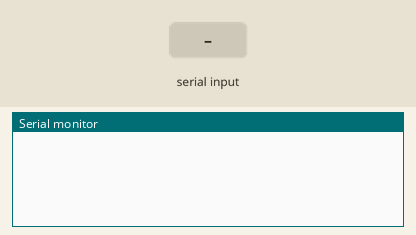
Recording of a sketch running on a simulated Arduino Uno, built with avr-gcc and run on an emulated ATmega328P. Shown: the last lines printed to the serial monitor. The inputs (shaded band) are chosen by the test bench.

Above: at 1.2 s.
1.3 s: "90,45\n" received over Serial
At 2.5 s:
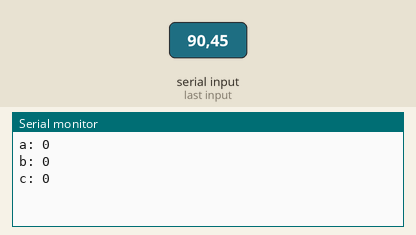
2.8 s: "a90\n" received over Serial
At 3.9 s:
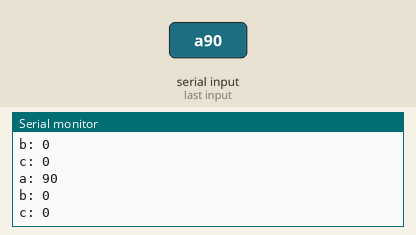

The sketch:

serialProtocol_char.ino
```cpp
uint8_t inByte;
uint8_t index;
uint16_t inVal;
uint16_t aVal;
uint16_t bVal;
uint16_t cVal;

void setup() {
  // put your setup code here, to run once:

  Serial.begin(9600);

}

void loop() {
 readCommand();
}


void readCommand(){
 // put your main code here, to run repeatedly:
  if(Serial.available()){

      while(Serial.available()>0){
        inByte = Serial.read();


        if(inByte>= '0' && inByte<= '9'){
          inVal = inVal*10+inByte-48;
        }else{
          switch(index){
            case 1:
              aVal = inVal;
              break;
            case 2:
              bVal = inVal;
              break;
            case 3:
              cVal = inVal;
              break;
          }
        }

        if(inByte == 'a'){
          index = 1;
          inVal = 0; //reset inval
        }

        if(inByte == 'b'){
          index = 2;
          inVal = 0; //reset inval
        }

        if(inByte == 'c'){
          index = 3;
          inVal = 0; //reset inval
        }

        if(inByte == '\n'){
          Serial.print("a: ");
          Serial.println(aVal);

          Serial.print("b: ");
          Serial.println(bVal);

          Serial.print("c: ");
          Serial.println(cVal);

          break;
        }
      }
  }
}
```

Measured:
- after the input at 1.3 s, the serial monitor: prints a new line at once (image 1)
- after the input at 2.8 s, the serial monitor: prints a new line at once (image 2)
